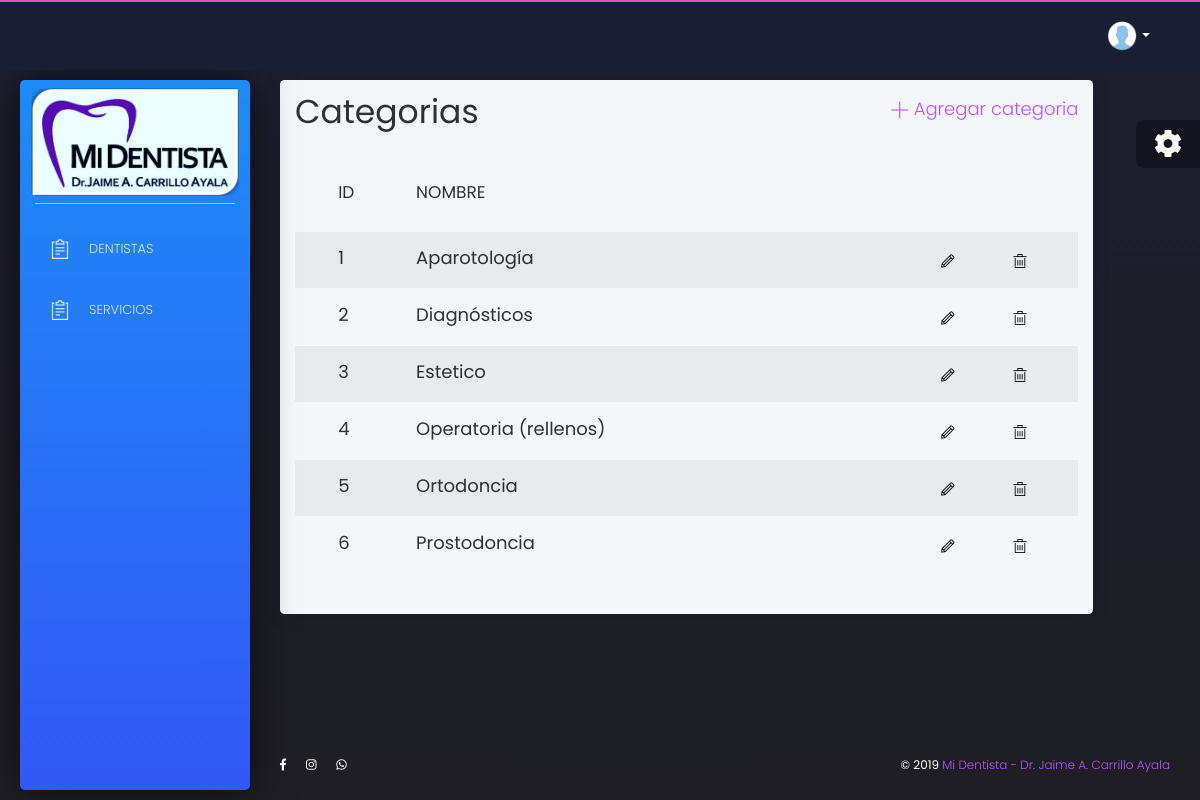
The app's page /core/categorias, older data.
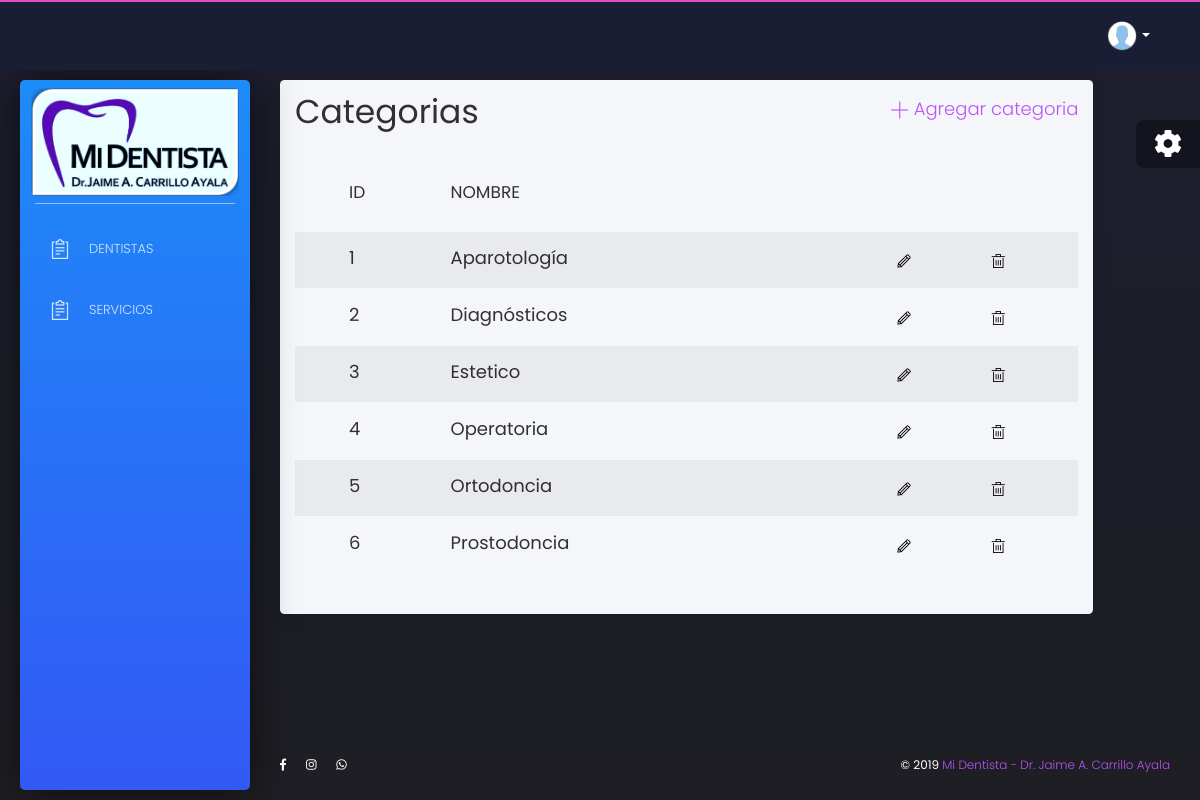
The same page, newer data.
### core/models.py (models this page shows)
class Categoria(models.Model):
    id = models.AutoField(primary_key=True)
    nombre = models.CharField(max_length=64)

### core/views.py (the view)
# urls.py: path('categorias', CategoriaList.as_view(), name = 'categorias'),
class CategoriaList(ListView):
    model = Categoria
    template_name = 'core/categoria_list.html'

### core/templates/core/categoria_list.html (shortened to what this page needs)
{% extends 'core/base.html' %}
{% load static %}
{% block content %}
<div class="content">
    <div class="row">
        <div class="col-md-11">
			    <div class="card white-content">
            <div class="card-header row">
              <div class="col-md-8">
                <h1>Categorias</h1>
              </div>
              <div class="col-md-4" align=right>
                <a href="{% url 'core:nuevacategoria' %}">
                  <font size=4>
                    <i class="tim-icons icon-simple-add"></i>
                    Agregar categoria
                  </font>
                </a>
              </div>
		        </div>
				    <div class="card-body">
					    <div class="table-responsive">
                <table class="table table-striped " id="">
                  <thead class=" text-primary">
                      <th>
                      </th>
                      <th>
                        <h4>Id</h4>
                      </th>
                      <th>
                        <h4>Nombre</h4>
                      </th>
                      <th>
                      </th>
                  </thead>
                  <tbody>
                    {% for categoria in categoria_list|dictsort:'id' %}
                      <tr>
                            <td>
                            </td>
                            <td >
                              <p><b><font size="4">{{categoria.id}}</font></b></p>
                            </td>
                            <td >
                              <p><b><font size="4">{{categoria.nombre}}</font></b></p>
                            </td>
                            <td>
                               <a href="{% url 'core:updatecategoria' categoria.id|slugify%}" class="nav-item">
                              <i class="tim-icons icon-pencil" style= "color:black"></i>
                               </a>
                            </td>
                            <td>
                                <a href="{% url 'core:categoriadelete' categoria.id|slugify%}" >
                                  <i class="tim-icons icon-trash-simple" style= "color:black"  ></i>
                              </a>
                            </td>
							        </tr>
                    {% endfor %}
                  </tbody>
                </table>
				      </div>
			      </div>
	        </div>
	      </div>
      </div>
    </div>
{% endblock %}

Row changes from the older to the newer data that the page shows:
changed Categoria id 4: nombre "Operatoria (rellenos)" → "Operatoria"
